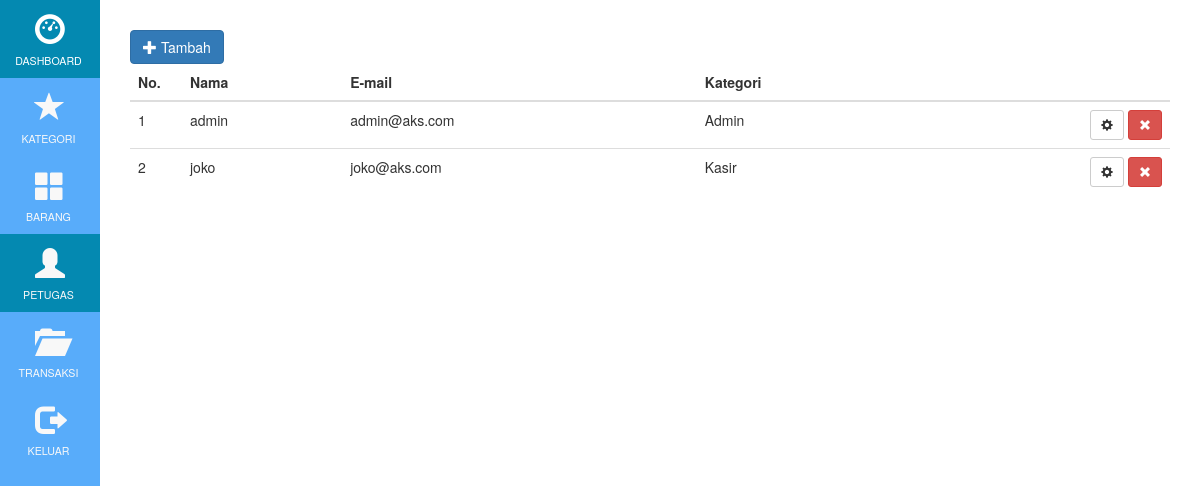
Page /index.php/admin/kasir on the earlier database version.
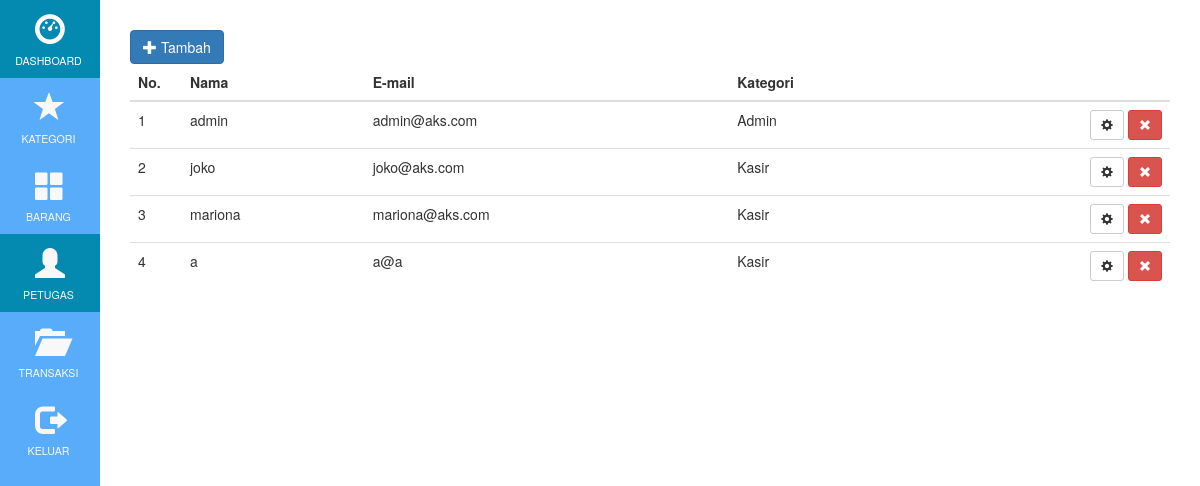
Same page on the later database version.
### tables this page shows
CREATE TABLE IF NOT EXISTS `petugas` (
  `idpetugas` int(11) NOT NULL,
  `nama` varchar(100) NOT NULL,
  `email` varchar(100) NOT NULL,
  `password` varchar(60) NOT NULL,
  `kategori` char(1) NOT NULL
);

### application/controllers/admin/Kasir.php (called while the page is built, shortened)
<?php
class Kasir extends CI_Controller{
	public function __construct(){
		$this->load->helper('url');
		$this->load->model('Crud');
	}
	public function index(){
		$data['tab4'] = true;
		$data['query'] = $this->Crud->read('petugas', null, 'idpetugas', 'ASC');
		$this->load->view('admin/kasir_halaman', $data);
	}
}

### index.php (called while the page is built, shortened)
<?php
require_once BASEPATH.'core/CodeIgniter.php';

### application/models/Crud.php (called while the page is built, shortened)
<?php
class Crud extends CI_Model{
	function read($table, $cond, $ordField, $ordType){
		if($ordField!=null){
			$this->db->order_by($ordField, $ordType);
		}
		$query = $this->db->get($table);
		return $query;
	}
}

### application/views/admin/kasir_halaman.php (the view, shortened to what this page needs)
<!DOCTYPE html>
<html>
	<head>
		<link href="<?php echo base_url('assets/bootstrap/css/bootstrap.min.css'); ?>" rel="stylesheet">
		<link href="<?php echo base_url('assets/css/style.css'); ?>" rel="stylesheet">
	</head>
	<body>
		<div class="wrapper-t">
			<div class="left-nav-t">
			</div>
			<div class="right-content-t pad-t">
				<div class="row">
					<div class="col-sm-4">
						<button type="button" data-toggle="modal" data-target="#addModal" class="btn btn-primary"><span class="glyphicon glyphicon-plus"></span> Tambah</button>
					</div>
				</div>
				<div class="row">
					<div class="col-sm-12">
						<table class="table table-hover">
							<thead>
								<tr>
									<th style="width:5%;">No.</th>
									<th>Nama</th>
									<th>E-mail</th>
									<th>Kategori</th>
									<th></th>
								</tr>
							</thead>
							<tbody>
								<?php $no=1;foreach($query->result() as $result){ ?>
								<tr>
									<td><?php echo $no; ?></td>
									<td><?php echo htmlspecialchars($result->nama); ?></td>
									<td><?php echo htmlspecialchars($result->email); ?></td>
									<td><?php if(htmlspecialchars($result->kategori) == 1) {echo "Admin";} else {echo "Kasir";} ?></td>
									<td align="right">
										<a href="#"><button type="button" data-toggle="modal" data-target="#editModal" id="<?php echo $result->idpetugas; ?>" class="edit btn btn-sm btn-default"><span class="glyphicon glyphicon-cog"></span></button></a>
										<a href="<?php echo site_url('admin/kasir/deletepetugas/'.$result->idpetugas.''); ?>" onclick="return confirm('Hapus <?php echo $result->nama ?>?')"><button type="button" class="btn btn-sm btn-danger"><span class="glyphicon glyphicon-remove"></span></button></a>
									</td>
								</tr>
								<?php $no++; } ?>
							</tbody>
						</table>
					</div>
				</div>
			</div>
		</div>
	</body>
</html>

Differences in the rows shown:
added petugas: nama "mariona", email "mariona@aks.com", kategori "Kasir"
added petugas: nama "a", email "a@a", kategori "Kasir"
